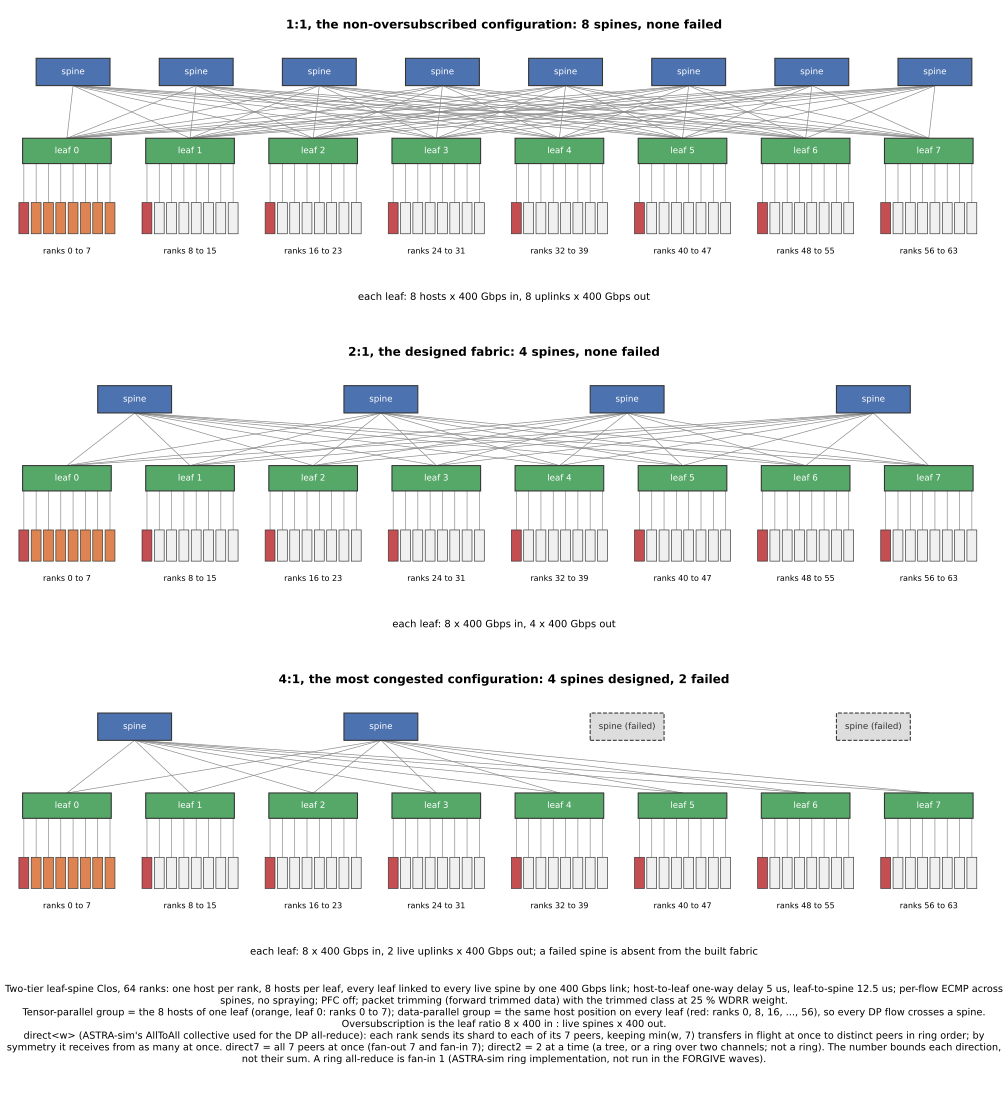

Source code (Python):
# Draws the fabric topology figure (1:1, 2:1 and 4:1 configurations) with the direct<w> definition.
# Facts from experiments/ring_3d/topology.py (one 400 Gbps link per host-leaf and per leaf-live-spine pair, 5 us and 12.5 us one-way)
# and astra-sim/system/astraccl/native_collectives/collective_algorithm/AllToAll.cc (parallel_reduce = min(window, peers)).
# Usage: python fabric-topology.py <output dir>
import sys, os
import matplotlib; matplotlib.use('Agg'); import matplotlib.pyplot as plt
from matplotlib.patches import Rectangle, FancyBboxPatch
OUT=sys.argv[1]; PNG=os.environ.get('PNG')
plt.rcParams.update({'font.family':'DejaVu Sans','font.size':8,'svg.fonttype':'none'})
LEAVES=8; HOSTS=8
def panel(ax,title,spines_designed,spines_failed,note):
    live=spines_designed-spines_failed
    ax.set_xlim(-0.5,LEAVES*10-0.5); ax.set_ylim(-3.2,13); ax.axis('off')
    ax.text(LEAVES*5-0.5,12.6,title,ha='center',va='top',fontsize=9,fontweight='bold')
    # spines
    sx=[LEAVES*10*(i+0.5)/spines_designed-0.5 for i in range(spines_designed)]
    for i,x in enumerate(sx):
        failed=i>=live
        ax.add_patch(Rectangle((x-3,9.2),6,1.4,fc='#dddddd' if failed else '#4c72b0',ec='#333333',lw=0.8,ls='--' if failed else '-'))
        ax.text(x,9.9,'spine' if not failed else 'spine (failed)',ha='center',va='center',fontsize=6.5,color='#333333' if failed else 'white')
    # leaves and hosts
    for l in range(LEAVES):
        lx=l*10+4
        ax.add_patch(Rectangle((lx-3.6,5.2),7.2,1.3,fc='#55a868',ec='#333333',lw=0.8)); ax.text(lx,5.85,f'leaf {l}',ha='center',va='center',fontsize=6.5,color='white')
        for i,x in enumerate(sx):
            if i<live: ax.plot([lx,x],[6.5,9.2],color='#888888',lw=0.5,zorder=0)
        for h in range(HOSTS):
            hx=lx-3.5+h*1.0; rank=l*8+h
            tp=(l==0); dp=(h==0)
            fc='#c44e52' if dp else ('#dd8452' if tp else '#f0f0f0')
            ax.add_patch(Rectangle((hx-0.4,1.6),0.8,1.6,fc=fc,ec='#333333',lw=0.5)); ax.plot([hx,hx],[3.2,5.2],color='#888888',lw=0.5,zorder=0)
        ax.text(lx,0.9,f'ranks {l*8} to {l*8+7}',ha='center',va='top',fontsize=6)
    ax.text(LEAVES*5-0.5,-1.4,note,ha='center',va='top',fontsize=7.5)
if os.environ.get('PAPER'):
    # Paper variant: the two configurations the paper evaluates most, no footnote (the caption carries it), PDF at full column width.
    plt.rcParams.update({'font.family':'DejaVu Sans','font.size':7,'pdf.fonttype':42})
    fig,axs=plt.subplots(2,1,figsize=(7.1,3.1))
    panel(axs[0],'1:1 (non-oversubscribed): 8 spines',8,0,'each leaf: 8 hosts x 400 Gbps in, 8 uplinks x 400 Gbps out')
    panel(axs[1],'4:1 (most congested): 4 spines designed, 2 failed',4,2,'each leaf: 8 hosts x 400 Gbps in, 2 live uplinks x 400 Gbps out')
    fig.tight_layout(pad=0.2); fig.savefig(f'{OUT}/fabric-topology.pdf'); print('ok paper'); sys.exit(0)
fig,axs=plt.subplots(3,1,figsize=(10.5,11.5))
panel(axs[0],'1:1, the non-oversubscribed configuration: 8 spines, none failed',8,0,'each leaf: 8 hosts x 400 Gbps in, 8 uplinks x 400 Gbps out')
panel(axs[1],'2:1, the designed fabric: 4 spines, none failed',4,0,'each leaf: 8 x 400 Gbps in, 4 x 400 Gbps out')
panel(axs[2],'4:1, the most congested configuration: 4 spines designed, 2 failed',4,2,'each leaf: 8 x 400 Gbps in, 2 live uplinks x 400 Gbps out; a failed spine is absent from the built fabric')
fig.text(0.5,0.035,
 'Two-tier leaf-spine Clos, 64 ranks: one host per rank, 8 hosts per leaf, every leaf linked to every live spine by one 400 Gbps link; host-to-leaf one-way delay 5 us, leaf-to-spine 12.5 us; '
 'per-flow ECMP across spines, no spraying; PFC off; packet trimming (forward trimmed data) with the trimmed class at 25 % WDRR weight.\n'
 'Tensor-parallel group = the 8 hosts of one leaf (orange, leaf 0: ranks 0 to 7); data-parallel group = the same host position on every leaf (red: ranks 0, 8, 16, ..., 56), so every DP flow crosses a spine. '
 'Oversubscription is the leaf ratio 8 x 400 in : live spines x 400 out.\n'
 'direct<w> (ASTRA-sim\'s AllToAll collective used for the DP all-reduce): each rank sends its shard to each of its 7 peers, keeping min(w, 7) transfers in flight at once to distinct peers in ring order; '
 'by symmetry it receives from as many at once. direct7 = all 7 peers at once (fan-out 7 and fan-in 7); direct2 = 2 at a time (a tree, or a ring over two channels; not a ring). The number bounds each direction, not their sum. A ring all-reduce is fan-in 1 (ASTRA-sim ring implementation, not run in the FORGIVE waves).',
 ha='center',va='bottom',fontsize=7.3,wrap=True)
fig.tight_layout(rect=(0,0.10,1,1)); fig.savefig(f'{OUT}/fabric-topology.svg')
if PNG: fig.savefig(f'{PNG}/fabric-topology.png',dpi=110)
print('ok')
